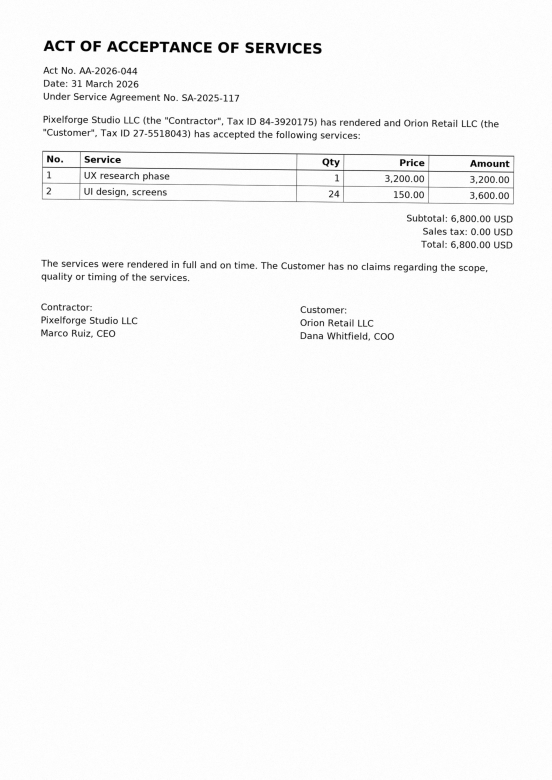
#> input picture eval/golden_dataset/acceptance_act_scan.jpg, 1654 x 2339 px (shown at 1/3 size)
$ python -i deskew.py   (imports and definitions only)
#> lines starting #> are read from the running program, lines starting #| are printed output that depends on the picture
#> further down, picture is the input picture: PIL image 1654x2339 L; min 0, max 255, mean 248.6
"""Small, dependency-free fine-angle deskew for OCR page images."""
from __future__ import annotations

from typing import cast

from PIL import Image, ImageOps


def _projection_score(image: Image.Image, angle: float) -> float:
    rotated = image.rotate(angle, resample=Image.Resampling.BILINEAR, expand=False, fillcolor=255)
    pixels = rotated.load()
    assert pixels is not None  # a loaded grayscale image
    width, height = rotated.size
    rows = [sum(255 - cast(int, pixels[x, y]) for x in range(width)) for y in range(height)]
    return sum((rows[i] - rows[i - 1]) ** 2 for i in range(1, height))


def deskew_image(image: Image.Image, *, max_angle: float = 5.0) -> tuple[Image.Image, float]:
    """Return a corrected image and clockwise degrees applied.

    Horizontal text produces sharp peaks in a row projection. Searching a
    thumbnail keeps the operation cheap and avoids an OpenCV dependency.
    """
#> called with max_angle = 5
    gray = ImageOps.grayscale(image)
    gray.thumbnail((900, 900))
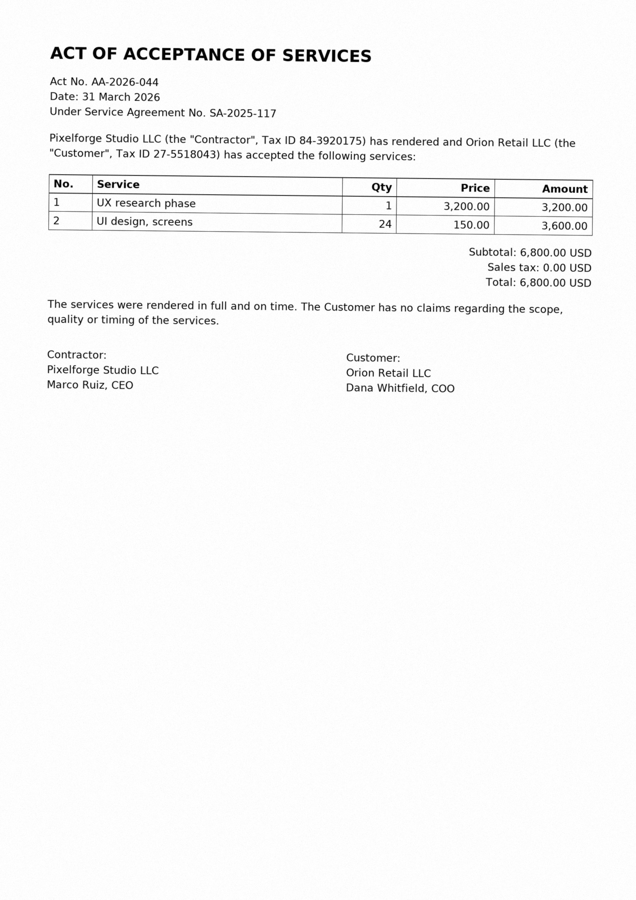
#> gray: PIL image 636x900 L; min 0, max 255, mean 248.5
    histogram = gray.histogram()
#> histogram = 256 values, max 229556 at index 253, min 12 at index 12, mean 2235.9
    if sum(count > 0 for count in histogram) == 1:
        return image, 0.0
    dark = sum(histogram[:200])
#> dark = 17769
    if dark < max(20, gray.width * gray.height // 1000):
        return image, 0.0

    coarse = [n / 2 for n in range(int(-2 * max_angle), int(2 * max_angle) + 1)]
    best = max(coarse, key=lambda angle: _projection_score(gray, angle))
#> in _projection_score, `rows = [sum(255 - cast(int, pixels[x, y]) for x in range(width)) for y..`: rows = 900 values, max 17671 at index 302, min 714 at index 899, mean 4368.3
#> in _projection_score (call 18), `rotated = image.rotate(angle, resample=Image.Resampling.BILINEAR, expa..`:
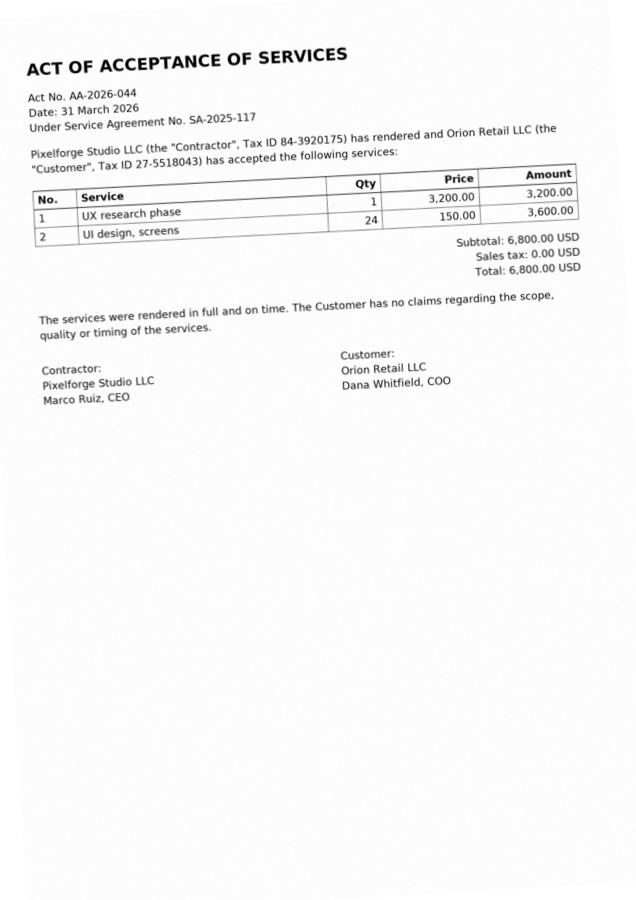
#> rotated: PIL image 636x900 L; min 0, max 255, mean 248.1
#> in _projection_score (call 18), `rows = [sum(255 - cast(int, pixels[x, y]) for x in range(width)) for y..`: rows = 900 values, max 30731 at index 59, min 730 at index 899, mean 4387.1
#> in _projection_score (call 19), `rotated = image.rotate(angle, resample=Image.Resampling.BILINEAR, expa..`:
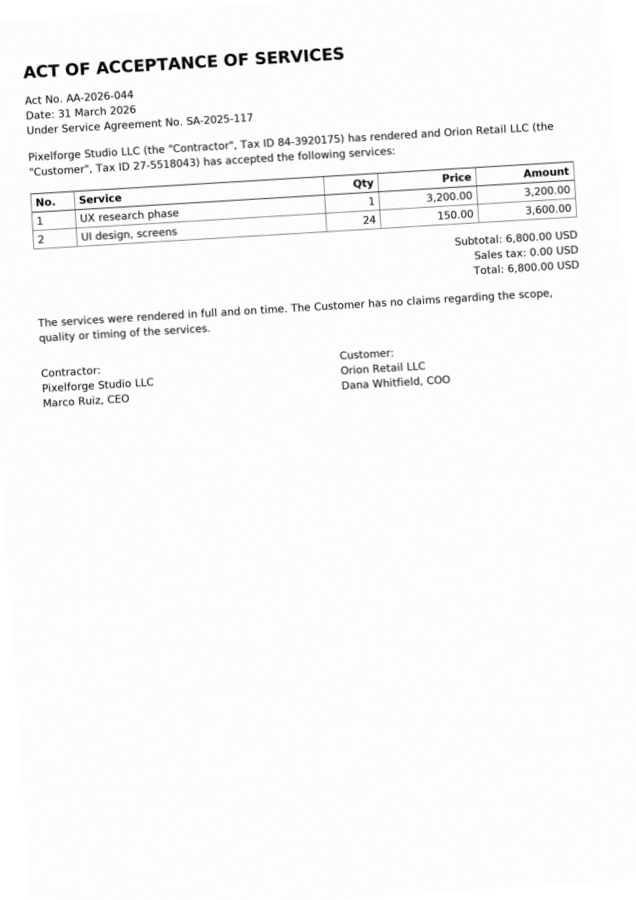
#> rotated: PIL image 636x900 L; min 0, max 255, mean 248.1
#> in _projection_score (call 19), `rows = [sum(255 - cast(int, pixels[x, y]) for x in range(width)) for y..`: rows = 900 values, max 27108 at index 59, min 729 at index 899, mean 4380.4
#> in _projection_score (call 20), `rotated = image.rotate(angle, resample=Image.Resampling.BILINEAR, expa..`:
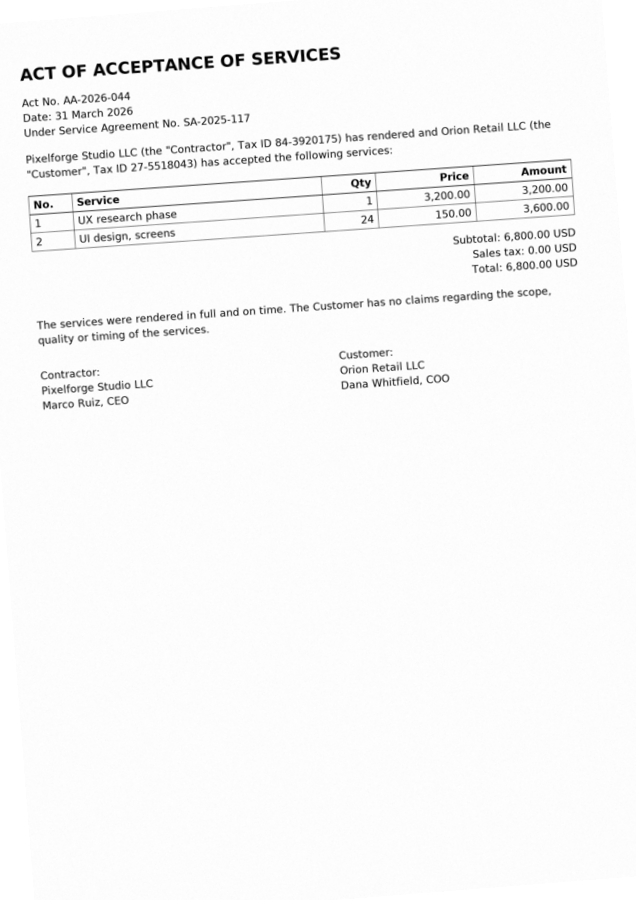
#> rotated: PIL image 636x900 L; min 0, max 255, mean 248.1
#> in _projection_score (call 20), `rows = [sum(255 - cast(int, pixels[x, y]) for x in range(width)) for y..`: rows = 900 values, max 23518 at index 67, min 710 at index 0, mean 4374.8
#> in _projection_score (call 21), `rotated = image.rotate(angle, resample=Image.Resampling.BILINEAR, expa..`:
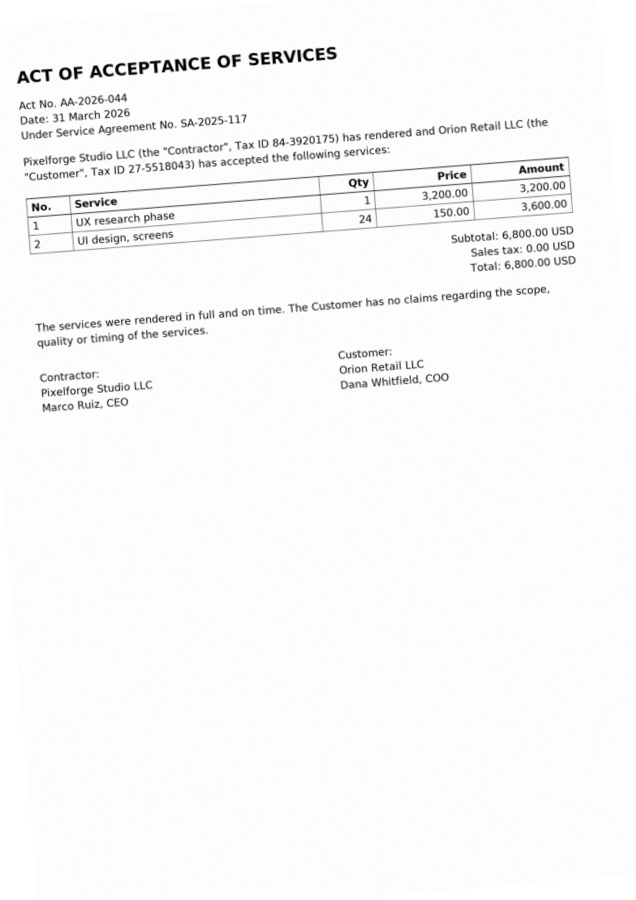
#> rotated: PIL image 636x900 L; min 0, max 255, mean 248.1
#> in _projection_score (call 21), `rows = [sum(255 - cast(int, pixels[x, y]) for x in range(width)) for y..`: rows = 900 values, max 22049 at index 58, min 692 at index 0, mean 4368.9
#> best = 0.5
    fine = [best + n / 10 for n in range(-4, 5) if abs(best + n / 10) <= max_angle]
#> fine = [0.1, 0.2, 0.3, 0.4, 0.5, 0.6, 0.7, 0.8, 0.9]
    best = max(fine, key=lambda angle: _projection_score(gray, angle))
#> in _projection_score (call 23), `rotated = image.rotate(angle, resample=Image.Resampling.BILINEAR, expa..`:
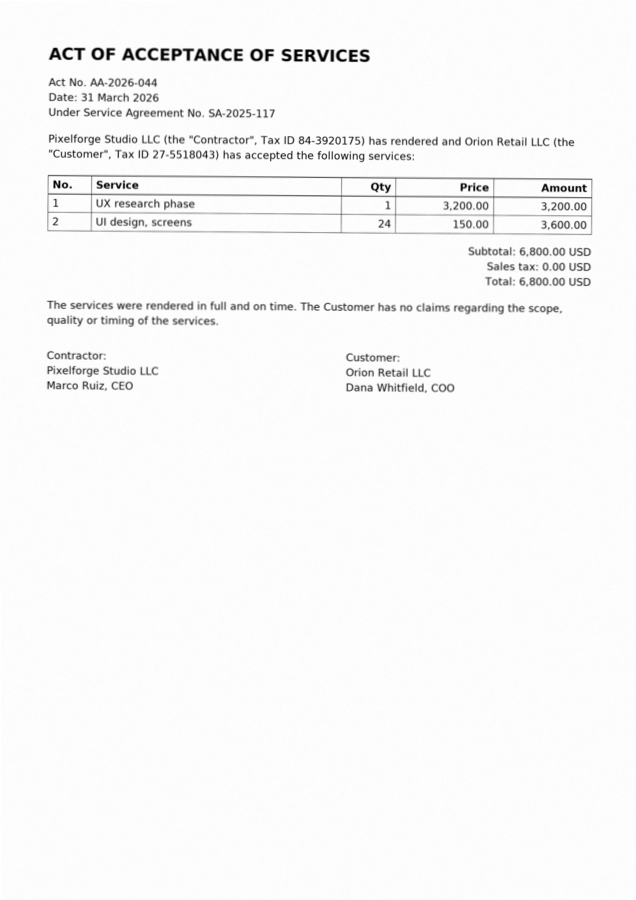
#> rotated: PIL image 636x900 L; min 0, max 255, mean 248
#> in _projection_score (call 23), `rows = [sum(255 - cast(int, pixels[x, y]) for x in range(width)) for y..`: rows = 900 values, max 45619 at index 50, min 1068 at index 899, mean 4431.1
#> in _projection_score (call 28), `rotated = image.rotate(angle, resample=Image.Resampling.BILINEAR, expa..`:
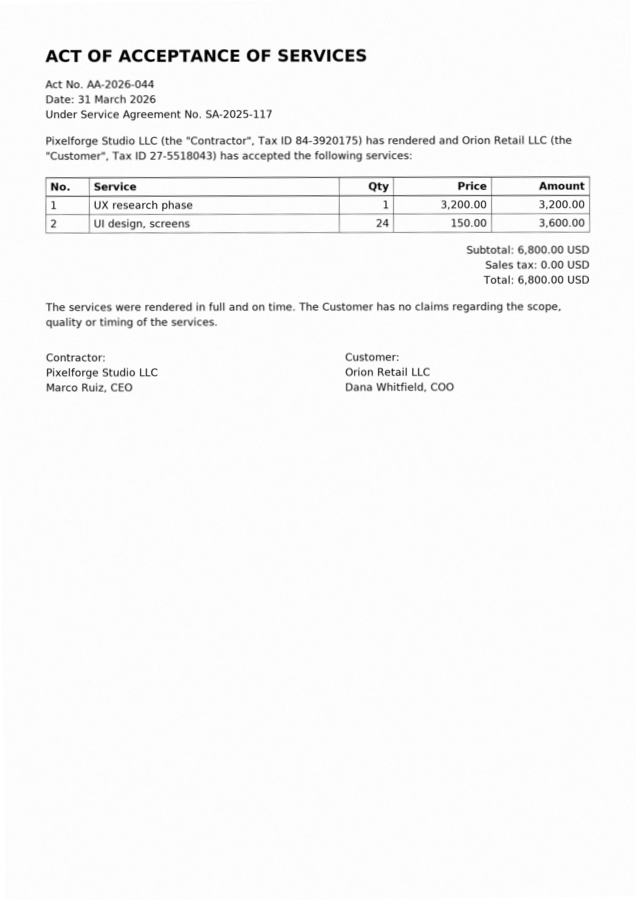
#> rotated: PIL image 636x900 L; min 0, max 255, mean 248
#> in _projection_score (call 28), `rows = [sum(255 - cast(int, pixels[x, y]) for x in range(width)) for y..`: rows = 900 values, max 63736 at index 177, min 846 at index 899, mean 4424.2
#> best = 0.6
    # Below 1.5 degrees resampling often costs OCR detail without changing
    # line grouping; leave those pages untouched.
    if abs(best) < 1.5:
        return image, 0.0
    corrected = image.rotate(best, resample=Image.Resampling.BICUBIC, expand=False, fillcolor="white")
    return corrected, round(-best, 2)


__all__ = ["deskew_image"]

>>> from PIL import Image
>>> picture = Image.open('../../../eval/golden_dataset/acceptance_act_scan.jpg')
>>> result = deskew_image(picture)

$ run again, on eval/golden_dataset/boarding_pass_scan.jpg
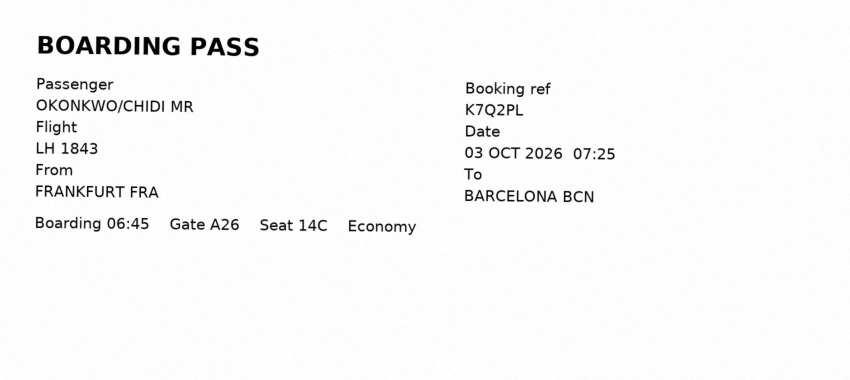
#> input picture eval/golden_dataset/boarding_pass_scan.jpg, 1700 x 760 px (shown at 1/2 size)
#> picture is the input picture: PIL image 1700x760 L; min 0, max 255, mean 248
#> in deskew_image, `gray.thumbnail((900, 900))`:
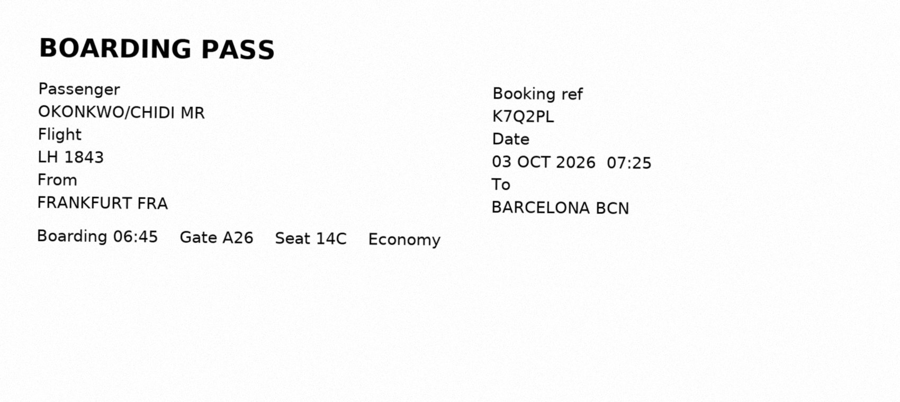
#> gray: PIL image 900x402 L; min 0, max 255, mean 248
#> histogram = 256 values, max 114150 at index 253, min 23 at index 132, mean 1413.3
#> dark = 10159
#> rows = 402 values, max 26959 at index 20, min 1049 at index 0, mean 6626.7
#> in deskew_image, `best = max(coarse, key=lambda angle: _projection_score(gray, angle))`: best = 0.5
#> fine = [0.1, 0.2, 0.3, 0.4, 0.5, 0.6, 0.7, 0.8, 0.9]
#> in _projection_score (call 28), `rotated = image.rotate(angle, resample=Image.Resampling.BILINEAR, expa..`:
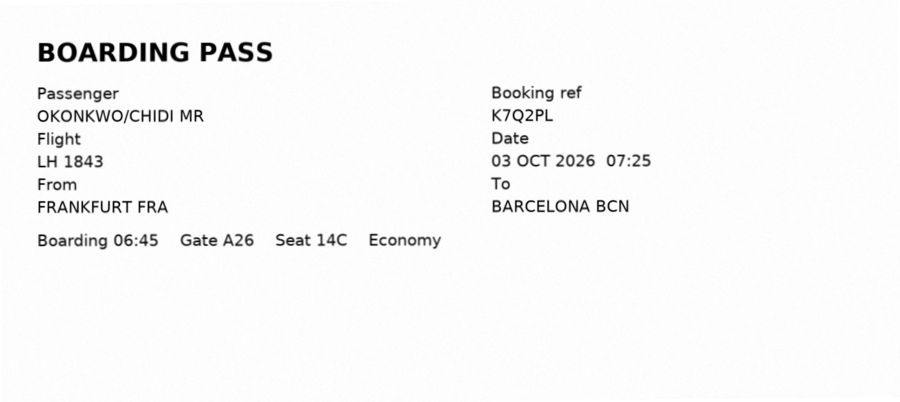
#> rotated: PIL image 900x402 L; min 0, max 255, mean 247.5
#> rows = 402 values, max 38941 at index 244, min 1167 at index 401, mean 6730.2
#> in deskew_image, `best = max(fine, key=lambda angle: _projection_score(gray, angle))`: best = 0.6

$ run again, on eval/golden_dataset/certificate_of_origin_scan.jpg
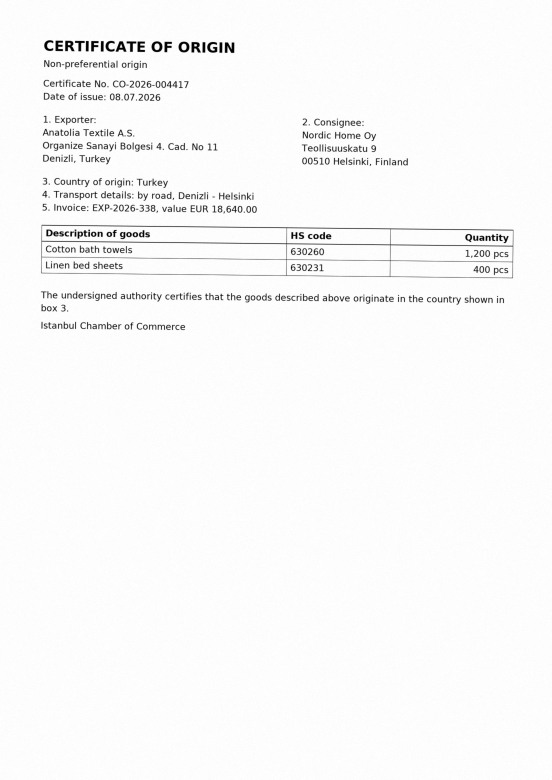
#> input picture eval/golden_dataset/certificate_of_origin_scan.jpg, 1654 x 2339 px (shown at 1/3 size)
#> picture is the input picture: PIL image 1654x2339 L; min 0, max 255, mean 249
#> in deskew_image, `gray.thumbnail((900, 900))`:
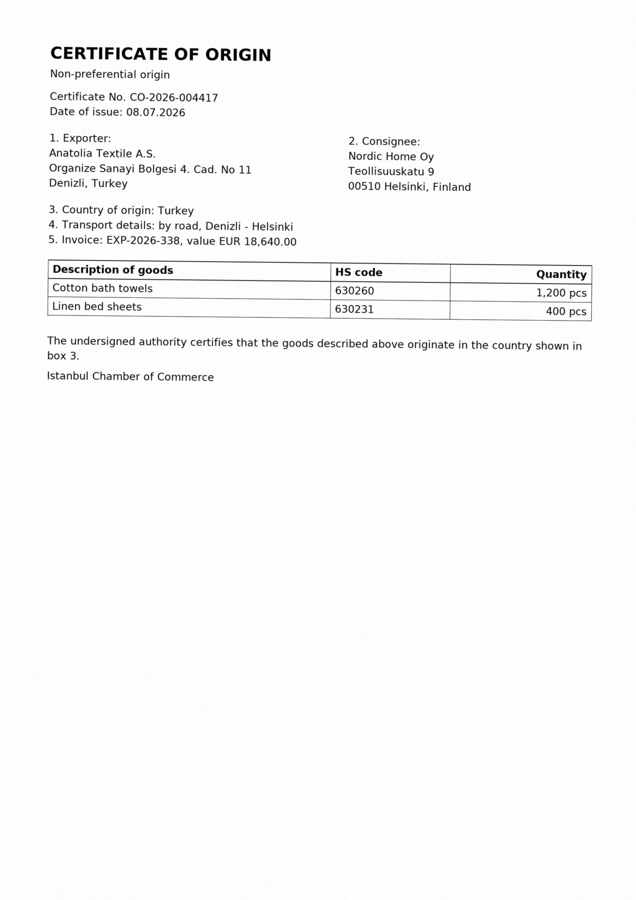
#> gray: PIL image 636x900 L; min 0, max 255, mean 248.9
#> histogram = 256 values, max 231031 at index 253, min 4 at index 24, mean 2235.9
#> dark = 16363
#> rows = 900 values, max 17219 at index 36, min 717 at index 899, mean 4115.2
#> in deskew_image, `best = max(coarse, key=lambda angle: _projection_score(gray, angle))`: best = 0.5
#> fine = [0.1, 0.2, 0.3, 0.4, 0.5, 0.6, 0.7, 0.8, 0.9]
#> in _projection_score (call 28), `rotated = image.rotate(angle, resample=Image.Resampling.BILINEAR, expa..`:
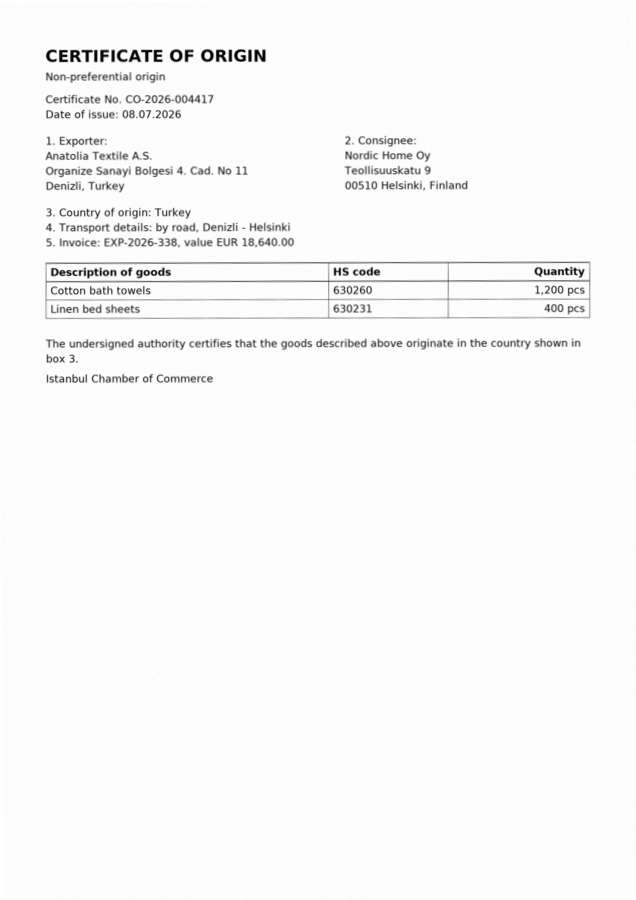
#> rotated: PIL image 636x900 L; min 0, max 255, mean 248.4
#> rows = 900 values, max 61516 at index 281, min 847 at index 0, mean 4170.9
#> in deskew_image, `best = max(fine, key=lambda angle: _projection_score(gray, angle))`: best = 0.6

$ run again, on eval/golden_dataset/contract_scan.jpg
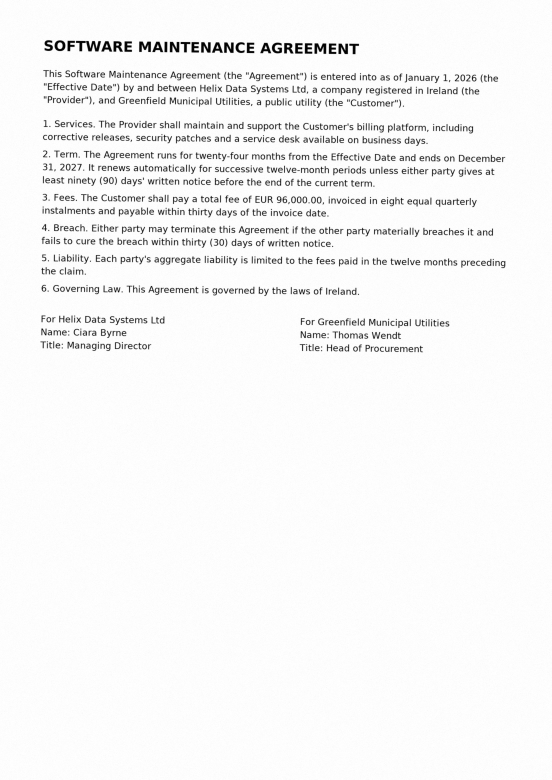
#> input picture eval/golden_dataset/contract_scan.jpg, 1654 x 2339 px (shown at 1/3 size)
#> picture is the input picture: PIL image 1654x2339 L; min 0, max 255, mean 245.8
#> histogram = 256 values, max 220868 at index 253, min 12 at index 14, mean 2235.9
#> dark = 28355
#> rows = 900 values, max 20273 at index 59, min 745 at index 0, mean 6125.4
#> in deskew_image, `best = max(coarse, key=lambda angle: _projection_score(gray, angle))`: best = 0.5
#> fine = [0.1, 0.2, 0.3, 0.4, 0.5, 0.6, 0.7, 0.8, 0.9]
#> in _projection_score (call 28), `rotated = image.rotate(angle, resample=Image.Resampling.BILINEAR, expa..`:
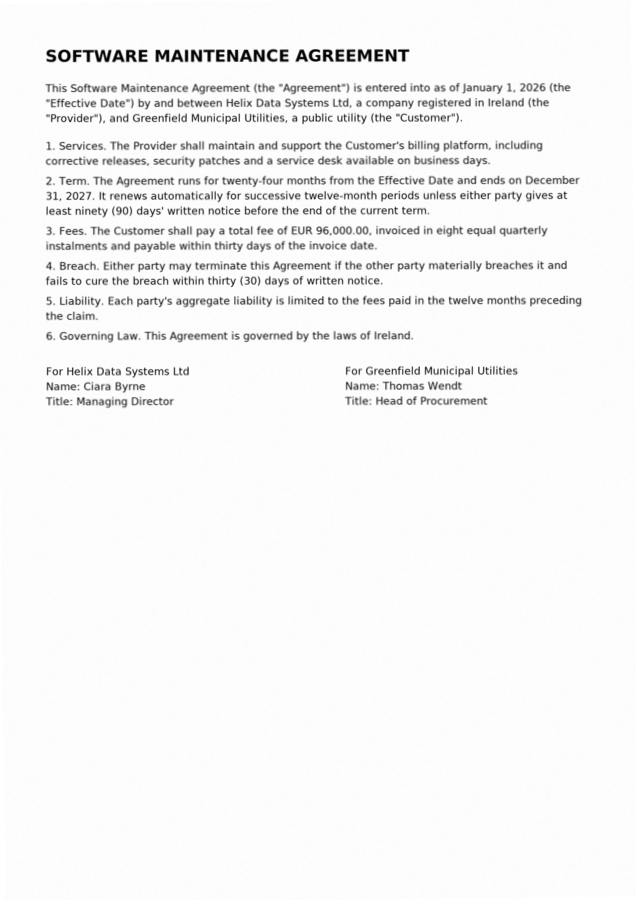
#> rotated: PIL image 636x900 L; min 0, max 255, mean 245.3
#> rows = 900 values, max 54943 at index 51, min 847 at index 0, mean 6180.9
#> in deskew_image, `best = max(fine, key=lambda angle: _projection_score(gray, angle))`: best = 0.6
